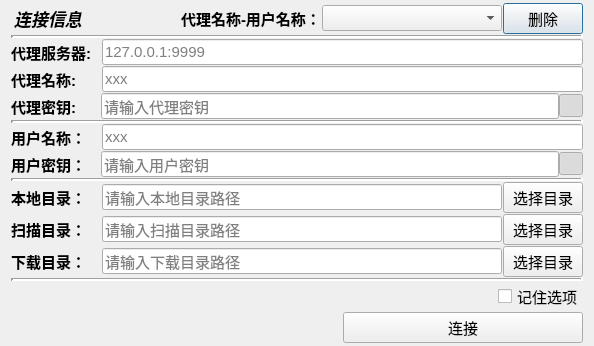
<?xml version="1.0" encoding="UTF-8"?>
<ui version="4.0">
 <class>ConnectInfoDialog</class>
 <widget class="QDialog" name="ConnectInfoDialog">
  <property name="geometry">
   <rect>
    <x>0</x>
    <y>0</y>
    <width>594</width>
    <height>343</height>
   </rect>
  </property>
  <property name="maximumSize">
   <size>
    <width>16777215</width>
    <height>16777215</height>
   </size>
  </property>
  <property name="font">
   <font>
    <pointsize>10</pointsize>
   </font>
  </property>
  <property name="windowTitle">
   <string>Dialog</string>
  </property>
  <layout class="QVBoxLayout" name="verticalLayout">
   <property name="spacing">
    <number>1</number>
   </property>
   <property name="topMargin">
    <number>3</number>
   </property>
   <property name="bottomMargin">
    <number>3</number>
   </property>
   <item>
    <layout class="QHBoxLayout" name="horizontalLayout">
     <item>
      <widget class="QLabel" name="label">
       <property name="font">
        <font>
         <family>Microsoft YaHei UI</family>
         <pointsize>13</pointsize>
         <italic>true</italic>
         <bold>true</bold>
        </font>
       </property>
       <property name="text">
        <string>连接信息</string>
       </property>
       <property name="alignment">
        <set>Qt::AlignCenter</set>
       </property>
      </widget>
     </item>
     <item>
      <spacer name="horizontalSpacer">
       <property name="orientation">
        <enum>Qt::Horizontal</enum>
       </property>
       <property name="sizeHint" stdset="0">
        <size>
         <width>40</width>
         <height>20</height>
        </size>
       </property>
      </spacer>
     </item>
     <item>
      <widget class="QLabel" name="label_11">
       <property name="minimumSize">
        <size>
         <width>140</width>
         <height>0</height>
        </size>
       </property>
       <property name="maximumSize">
        <size>
         <width>140</width>
         <height>16777215</height>
        </size>
       </property>
       <property name="font">
        <font>
         <pointsize>11</pointsize>
         <bold>true</bold>
        </font>
       </property>
       <property name="text">
        <string>代理名称-用户名称：</string>
       </property>
       <property name="alignment">
        <set>Qt::AlignLeading|Qt::AlignLeft|Qt::AlignVCenter</set>
       </property>
       <property name="buddy">
        <cstring>comboBox</cstring>
       </property>
      </widget>
     </item>
     <item>
      <widget class="QComboBox" name="comboBox">
       <property name="minimumSize">
        <size>
         <width>180</width>
         <height>0</height>
        </size>
       </property>
       <property name="font">
        <font>
         <pointsize>11</pointsize>
        </font>
       </property>
      </widget>
     </item>
     <item>
      <widget class="QPushButton" name="pushButton_Del">
       <property name="maximumSize">
        <size>
         <width>80</width>
         <height>16777215</height>
        </size>
       </property>
       <property name="font">
        <font>
         <pointsize>11</pointsize>
        </font>
       </property>
       <property name="text">
        <string>删除</string>
       </property>
      </widget>
     </item>
    </layout>
   </item>
   <item>
    <widget class="Line" name="line">
     <property name="lineWidth">
      <number>3</number>
     </property>
     <property name="orientation">
      <enum>Qt::Horizontal</enum>
     </property>
    </widget>
   </item>
   <item>
    <layout class="QHBoxLayout" name="horizontalLayout_3">
     <item>
      <widget class="QLabel" name="label_3">
       <property name="minimumSize">
        <size>
         <width>90</width>
         <height>0</height>
        </size>
       </property>
       <property name="maximumSize">
        <size>
         <width>90</width>
         <height>16777215</height>
        </size>
       </property>
       <property name="font">
        <font>
         <pointsize>11</pointsize>
         <bold>true</bold>
        </font>
       </property>
       <property name="text">
        <string>代理服务器:</string>
       </property>
       <property name="buddy">
        <cstring>lineEdit_ip</cstring>
       </property>
      </widget>
     </item>
     <item>
      <widget class="QLineEdit" name="lineEdit_ip">
       <property name="maximumSize">
        <size>
         <width>16777215</width>
         <height>16777215</height>
        </size>
       </property>
       <property name="font">
        <font>
         <pointsize>11</pointsize>
        </font>
       </property>
       <property name="placeholderText">
        <string>127.0.0.1:9999</string>
       </property>
      </widget>
     </item>
    </layout>
   </item>
   <item>
    <layout class="QHBoxLayout" name="horizontalLayout_4">
     <item>
      <widget class="QLabel" name="label_7">
       <property name="minimumSize">
        <size>
         <width>90</width>
         <height>0</height>
        </size>
       </property>
       <property name="maximumSize">
        <size>
         <width>90</width>
         <height>16777215</height>
        </size>
       </property>
       <property name="font">
        <font>
         <pointsize>11</pointsize>
         <bold>true</bold>
        </font>
       </property>
       <property name="text">
        <string>代理名称:</string>
       </property>
       <property name="buddy">
        <cstring>lineEdit_serverName</cstring>
       </property>
      </widget>
     </item>
     <item>
      <widget class="QLineEdit" name="lineEdit_serverName">
       <property name="maximumSize">
        <size>
         <width>16777215</width>
         <height>16777215</height>
        </size>
       </property>
       <property name="font">
        <font>
         <pointsize>11</pointsize>
        </font>
       </property>
       <property name="placeholderText">
        <string>xxx</string>
       </property>
      </widget>
     </item>
    </layout>
   </item>
   <item>
    <layout class="QHBoxLayout" name="horizontalLayout_5">
     <property name="spacing">
      <number>0</number>
     </property>
     <item>
      <widget class="QLabel" name="label_4">
       <property name="minimumSize">
        <size>
         <width>90</width>
         <height>0</height>
        </size>
       </property>
       <property name="maximumSize">
        <size>
         <width>90</width>
         <height>16777215</height>
        </size>
       </property>
       <property name="font">
        <font>
         <pointsize>11</pointsize>
         <bold>true</bold>
        </font>
       </property>
       <property name="text">
        <string>代理密钥:</string>
       </property>
       <property name="buddy">
        <cstring>lineEdit_key</cstring>
       </property>
      </widget>
     </item>
     <item>
      <widget class="QLineEdit" name="lineEdit_key">
       <property name="font">
        <font>
         <pointsize>11</pointsize>
        </font>
       </property>
       <property name="echoMode">
        <enum>QLineEdit::Password</enum>
       </property>
       <property name="placeholderText">
        <string>请输入代理密钥</string>
       </property>
      </widget>
     </item>
     <item>
      <widget class="QToolButton" name="toolButton_2">
       <property name="text">
        <string/>
       </property>
       <property name="checkable">
        <bool>true</bool>
       </property>
       <property name="checked">
        <bool>true</bool>
       </property>
      </widget>
     </item>
    </layout>
   </item>
   <item>
    <widget class="Line" name="line_2">
     <property name="lineWidth">
      <number>3</number>
     </property>
     <property name="orientation">
      <enum>Qt::Horizontal</enum>
     </property>
    </widget>
   </item>
   <item>
    <layout class="QHBoxLayout" name="horizontalLayout_6">
     <item>
      <widget class="QLabel" name="label_12">
       <property name="minimumSize">
        <size>
         <width>90</width>
         <height>0</height>
        </size>
       </property>
       <property name="maximumSize">
        <size>
         <width>90</width>
         <height>16777215</height>
        </size>
       </property>
       <property name="font">
        <font>
         <pointsize>11</pointsize>
         <bold>true</bold>
        </font>
       </property>
       <property name="text">
        <string>用户名称：</string>
       </property>
       <property name="buddy">
        <cstring>lineEdit_serverName</cstring>
       </property>
      </widget>
     </item>
     <item>
      <widget class="QLineEdit" name="lineEdit_clientName">
       <property name="maximumSize">
        <size>
         <width>16777215</width>
         <height>16777215</height>
        </size>
       </property>
       <property name="font">
        <font>
         <pointsize>11</pointsize>
        </font>
       </property>
       <property name="placeholderText">
        <string>xxx</string>
       </property>
      </widget>
     </item>
    </layout>
   </item>
   <item>
    <layout class="QHBoxLayout" name="horizontalLayout_7">
     <property name="spacing">
      <number>0</number>
     </property>
     <item>
      <widget class="QLabel" name="label_8">
       <property name="minimumSize">
        <size>
         <width>90</width>
         <height>0</height>
        </size>
       </property>
       <property name="maximumSize">
        <size>
         <width>90</width>
         <height>16777215</height>
        </size>
       </property>
       <property name="font">
        <font>
         <pointsize>11</pointsize>
         <bold>true</bold>
        </font>
       </property>
       <property name="text">
        <string>用户密钥：</string>
       </property>
       <property name="buddy">
        <cstring>lineEdit_fileKey</cstring>
       </property>
      </widget>
     </item>
     <item>
      <widget class="QLineEdit" name="lineEdit_fileKey">
       <property name="font">
        <font>
         <pointsize>11</pointsize>
        </font>
       </property>
       <property name="echoMode">
        <enum>QLineEdit::Password</enum>
       </property>
       <property name="placeholderText">
        <string>请输入用户密钥</string>
       </property>
      </widget>
     </item>
     <item>
      <widget class="QToolButton" name="toolButton">
       <property name="text">
        <string/>
       </property>
       <property name="checkable">
        <bool>true</bool>
       </property>
       <property name="checked">
        <bool>true</bool>
       </property>
      </widget>
     </item>
    </layout>
   </item>
   <item>
    <widget class="Line" name="line_3">
     <property name="lineWidth">
      <number>3</number>
     </property>
     <property name="orientation">
      <enum>Qt::Horizontal</enum>
     </property>
    </widget>
   </item>
   <item>
    <layout class="QHBoxLayout" name="horizontalLayout_8">
     <item>
      <widget class="QLabel" name="label_5">
       <property name="minimumSize">
        <size>
         <width>90</width>
         <height>0</height>
        </size>
       </property>
       <property name="maximumSize">
        <size>
         <width>90</width>
         <height>16777215</height>
        </size>
       </property>
       <property name="font">
        <font>
         <pointsize>11</pointsize>
         <bold>true</bold>
        </font>
       </property>
       <property name="text">
        <string>本地目录：</string>
       </property>
       <property name="buddy">
        <cstring>lineEdit_localDir</cstring>
       </property>
      </widget>
     </item>
     <item>
      <widget class="QLineEdit" name="lineEdit_localDir">
       <property name="font">
        <font>
         <pointsize>11</pointsize>
        </font>
       </property>
       <property name="text">
        <string/>
       </property>
       <property name="placeholderText">
        <string>请输入本地目录路径</string>
       </property>
      </widget>
     </item>
     <item>
      <widget class="QPushButton" name="pushButton_selectDir">
       <property name="minimumSize">
        <size>
         <width>0</width>
         <height>0</height>
        </size>
       </property>
       <property name="maximumSize">
        <size>
         <width>16777215</width>
         <height>16777215</height>
        </size>
       </property>
       <property name="font">
        <font>
         <pointsize>11</pointsize>
        </font>
       </property>
       <property name="text">
        <string>选择目录</string>
       </property>
      </widget>
     </item>
    </layout>
   </item>
   <item>
    <layout class="QHBoxLayout" name="horizontalLayout_9">
     <item>
      <widget class="QLabel" name="label_9">
       <property name="minimumSize">
        <size>
         <width>90</width>
         <height>0</height>
        </size>
       </property>
       <property name="maximumSize">
        <size>
         <width>90</width>
         <height>16777215</height>
        </size>
       </property>
       <property name="font">
        <font>
         <pointsize>11</pointsize>
         <bold>true</bold>
        </font>
       </property>
       <property name="text">
        <string>扫描目录：</string>
       </property>
       <property name="buddy">
        <cstring>lineEdit_ScanDir</cstring>
       </property>
      </widget>
     </item>
     <item>
      <widget class="QLineEdit" name="lineEdit_ScanDir">
       <property name="font">
        <font>
         <pointsize>11</pointsize>
        </font>
       </property>
       <property name="placeholderText">
        <string>请输入扫描目录路径</string>
       </property>
      </widget>
     </item>
     <item>
      <widget class="QPushButton" name="pushButton_selectDir_2">
       <property name="minimumSize">
        <size>
         <width>0</width>
         <height>0</height>
        </size>
       </property>
       <property name="maximumSize">
        <size>
         <width>16777215</width>
         <height>16777215</height>
        </size>
       </property>
       <property name="font">
        <font>
         <pointsize>11</pointsize>
        </font>
       </property>
       <property name="text">
        <string>选择目录</string>
       </property>
      </widget>
     </item>
    </layout>
   </item>
   <item>
    <layout class="QHBoxLayout" name="horizontalLayout_10">
     <item>
      <widget class="QLabel" name="label_10">
       <property name="minimumSize">
        <size>
         <width>90</width>
         <height>0</height>
        </size>
       </property>
       <property name="maximumSize">
        <size>
         <width>90</width>
         <height>16777215</height>
        </size>
       </property>
       <property name="font">
        <font>
         <pointsize>11</pointsize>
         <bold>true</bold>
        </font>
       </property>
       <property name="text">
        <string>下载目录：</string>
       </property>
       <property name="buddy">
        <cstring>lineEdit_SaveDir</cstring>
       </property>
      </widget>
     </item>
     <item>
      <widget class="QLineEdit" name="lineEdit_SaveDir">
       <property name="font">
        <font>
         <pointsize>11</pointsize>
        </font>
       </property>
       <property name="placeholderText">
        <string>请输入下载目录路径</string>
       </property>
      </widget>
     </item>
     <item>
      <widget class="QPushButton" name="pushButton_selectDir_3">
       <property name="minimumSize">
        <size>
         <width>0</width>
         <height>0</height>
        </size>
       </property>
       <property name="maximumSize">
        <size>
         <width>16777215</width>
         <height>16777215</height>
        </size>
       </property>
       <property name="font">
        <font>
         <pointsize>11</pointsize>
        </font>
       </property>
       <property name="text">
        <string>选择目录</string>
       </property>
      </widget>
     </item>
    </layout>
   </item>
   <item>
    <widget class="Line" name="line_4">
     <property name="lineWidth">
      <number>3</number>
     </property>
     <property name="orientation">
      <enum>Qt::Horizontal</enum>
     </property>
    </widget>
   </item>
   <item>
    <layout class="QHBoxLayout" name="horizontalLayout_11">
     <item>
      <spacer name="horizontalSpacer_3">
       <property name="orientation">
        <enum>Qt::Horizontal</enum>
       </property>
       <property name="sizeHint" stdset="0">
        <size>
         <width>40</width>
         <height>20</height>
        </size>
       </property>
      </spacer>
     </item>
     <item>
      <widget class="QCheckBox" name="checkBox">
       <property name="maximumSize">
        <size>
         <width>142</width>
         <height>16777215</height>
        </size>
       </property>
       <property name="font">
        <font>
         <pointsize>11</pointsize>
        </font>
       </property>
       <property name="layoutDirection">
        <enum>Qt::LeftToRight</enum>
       </property>
       <property name="text">
        <string>记住选项</string>
       </property>
      </widget>
     </item>
    </layout>
   </item>
   <item>
    <layout class="QHBoxLayout" name="horizontalLayout_2">
     <item>
      <spacer name="horizontalSpacer_2">
       <property name="orientation">
        <enum>Qt::Horizontal</enum>
       </property>
       <property name="sizeHint" stdset="0">
        <size>
         <width>40</width>
         <height>20</height>
        </size>
       </property>
      </spacer>
     </item>
     <item>
      <widget class="QPushButton" name="pushButton_connect">
       <property name="minimumSize">
        <size>
         <width>240</width>
         <height>0</height>
        </size>
       </property>
       <property name="maximumSize">
        <size>
         <width>16777215</width>
         <height>16777215</height>
        </size>
       </property>
       <property name="font">
        <font>
         <pointsize>11</pointsize>
        </font>
       </property>
       <property name="text">
        <string>连接</string>
       </property>
      </widget>
     </item>
    </layout>
   </item>
  </layout>
 </widget>
 <resources/>
 <connections/>
</ui>
